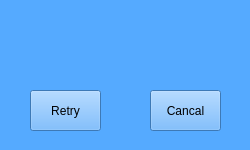
<?xml version="1.0" encoding="UTF-8"?>
<ui version="4.0">
 <class>Message</class>
 <widget class="QWidget" name="Message">
  <property name="geometry">
   <rect>
    <x>0</x>
    <y>0</y>
    <width>250</width>
    <height>150</height>
   </rect>
  </property>
  <property name="windowTitle">
   <string>提示信息</string>
  </property>
  <property name="styleSheet">
   <string notr="true">font: 12pt &quot;Sans Serif&quot;;background-color: rgb(85, 170, 255);-color:rgba(255, 255, 255, 55%);</string>
  </property>
  <widget class="QLabel" name="lblMsg">
   <property name="geometry">
    <rect>
     <x>10</x>
     <y>20</y>
     <width>181</width>
     <height>20</height>
    </rect>
   </property>
   <property name="text">
    <string/>
   </property>
   <property name="alignment">
    <set>Qt::AlignCenter</set>
   </property>
  </widget>
  <widget class="QLabel" name="lblMsg_2">
   <property name="geometry">
    <rect>
     <x>10</x>
     <y>50</y>
     <width>181</width>
     <height>20</height>
    </rect>
   </property>
   <property name="text">
    <string/>
   </property>
   <property name="alignment">
    <set>Qt::AlignCenter</set>
   </property>
  </widget>
  <widget class="QPushButton" name="pbt_retry">
   <property name="geometry">
    <rect>
     <x>30</x>
     <y>90</y>
     <width>71</width>
     <height>41</height>
    </rect>
   </property>
   <property name="text">
    <string>Retry</string>
   </property>
  </widget>
  <widget class="QPushButton" name="pbt_cancel">
   <property name="geometry">
    <rect>
     <x>150</x>
     <y>90</y>
     <width>71</width>
     <height>41</height>
    </rect>
   </property>
   <property name="text">
    <string>Cancal</string>
   </property>
  </widget>
 </widget>
 <resources/>
 <connections/>
</ui>
